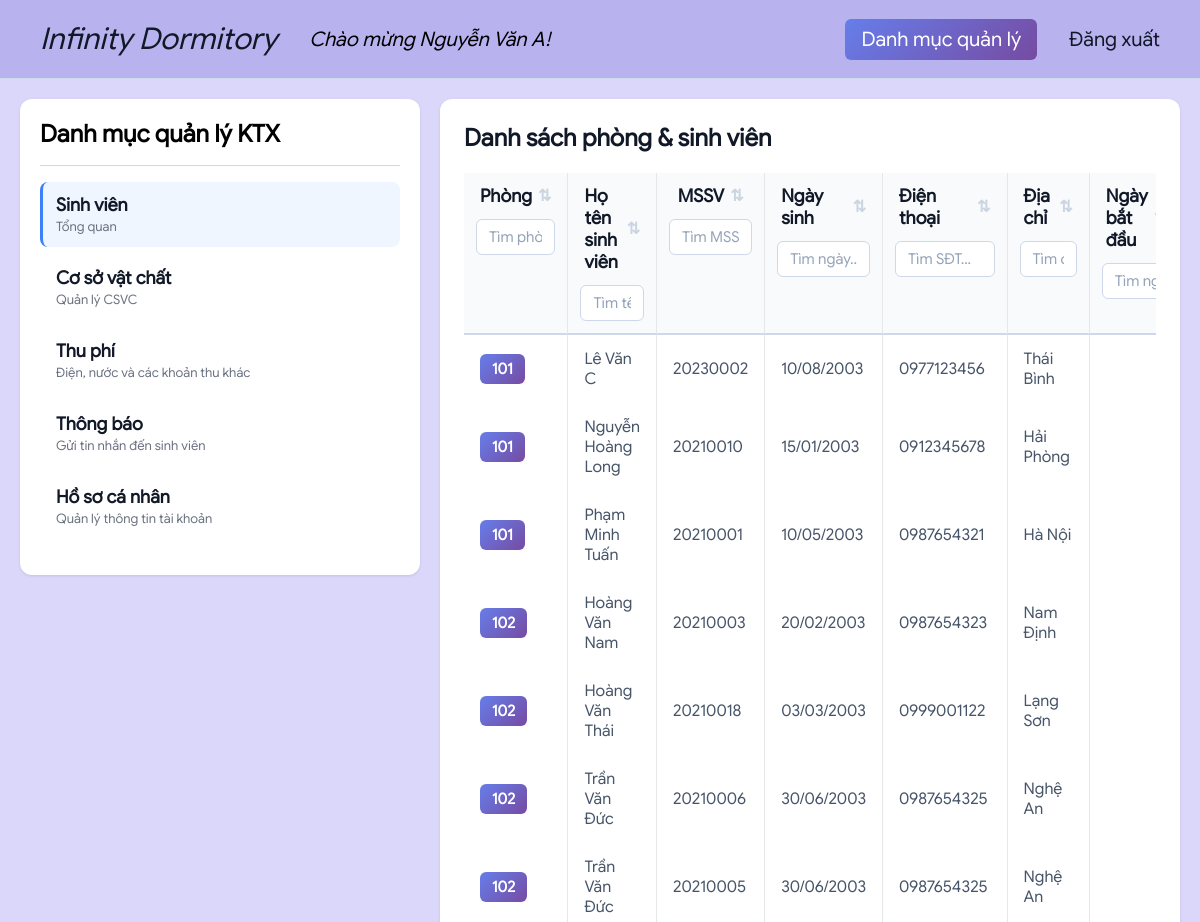
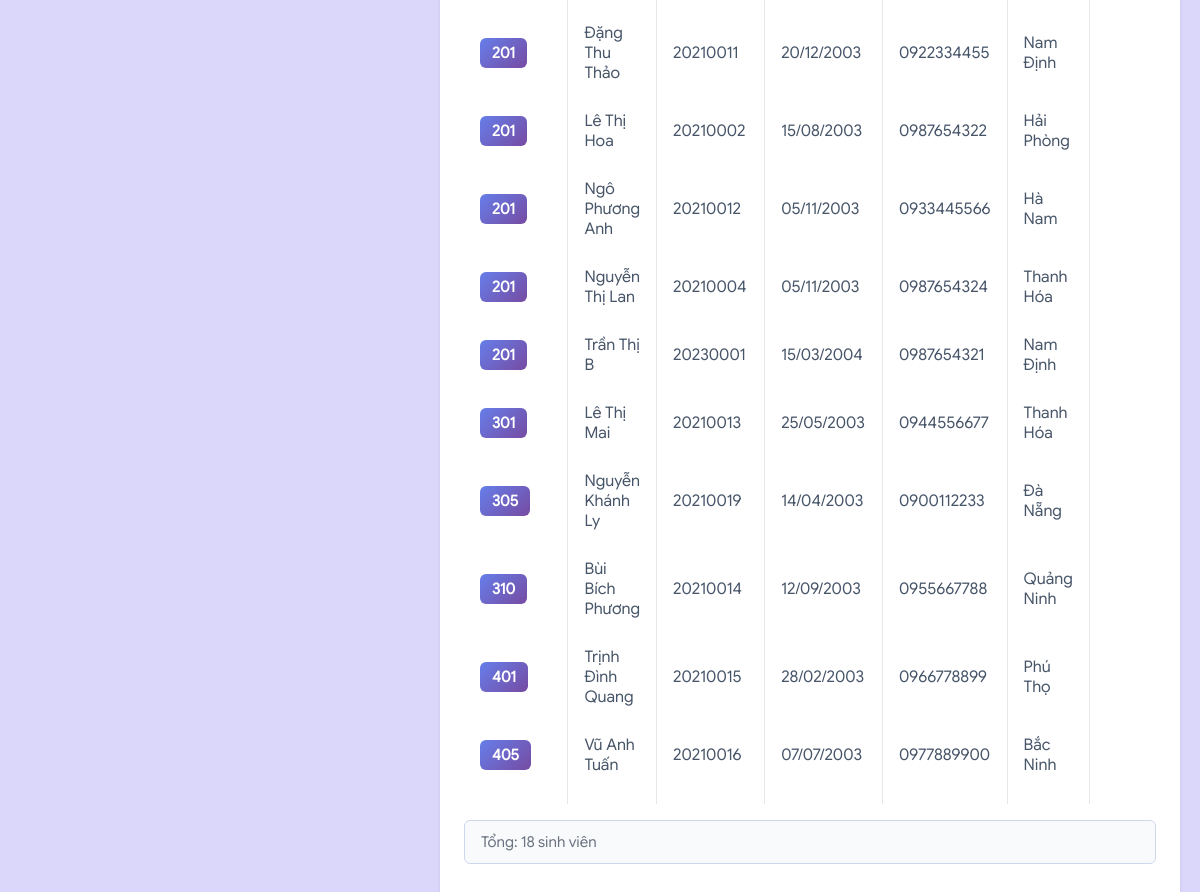
The page /manager/dashboard.php?view=students (signed in) on the database its author committed (2 pictures, top to bottom).
### tables this page shows
CREATE TABLE STUDENT
(
    STD_ID VARCHAR(20) NOT NULL PRIMARY KEY,
    STD_NAME VARCHAR(100) NOT NULL,
    STD_DOB DATETIME NOT NULL,
    STD_GD VARCHAR(10) NOT NULL,
    STD_PHONE VARCHAR(20),
    STD_ADR VARCHAR(200) NOT NULL,
    STARTDATE DATETIME,
    ENDDATE DATETIME,
    STD_IMG VARCHAR(255),
    USER_ID INT NOT NULL,
    BLOCK_ID VARCHAR(10),
    ROOM_ID VARCHAR(10),
    FOREIGN KEY (BLOCK_ID, ROOM_ID) REFERENCES ROOM(BLOCK_ID, ROOM_ID),
    FOREIGN KEY (USER_ID) REFERENCES USERS(USER_ID),
    FOREIGN KEY (BLOCK_ID) REFERENCES BLOCK(BLOCK_ID)
);

CREATE TABLE ROOM
(
    ROOM_ID VARCHAR(10),
    GENDER VARCHAR(10),
    CAPACITY INT,
    OCCUPIED INT NOT NULL DEFAULT 0,
    BLOCK_ID VARCHAR(10),
    FOREIGN KEY (BLOCK_ID) REFERENCES BLOCK(BLOCK_ID),
    PRIMARY KEY (BLOCK_ID, ROOM_ID)
);

### manager/views/students.php (the view, shortened to what this page needs)
<?php
require_once '../database_connection.php';
$students = [];
$managerBlock = $_SESSION['block'];
try
{
    if ($conn) {
        mysqli_set_charset($conn, "utf8mb4");
        $studentQuery = "SELECT s.*, r.ROOM_ID, r.BLOCK_ID
                         FROM STUDENT s
                         INNER JOIN ROOM r ON r.ROOM_ID = s.ROOM_ID
                         WHERE r.BLOCK_ID = ?
                         ORDER BY r.ROOM_ID, s.STD_NAME";
        $stmt = mysqli_prepare($conn, $studentQuery);
        mysqli_stmt_bind_param($stmt, "s", $managerBlock);
        mysqli_stmt_execute($stmt);
        $result = mysqli_stmt_get_result($stmt);
        if ($result) {
            while ($row = mysqli_fetch_assoc($result)) {
                $students[] = $row;
            }
        }
    }
}
catch (Exception $e) {
  $studentError = $e->getMessage();
}
?>
<?php if (isset($studentError)): ?>
  <div class="alert alert-error">Lỗi: <?= htmlspecialchars($studentError) ?></div>
<?php elseif (empty($students)): ?>
  <div class="alert alert-info">Chưa có sinh viên nào trong hệ thống.</div>
<?php else: ?>
  <h2>Danh sách phòng & sinh viên</h2>
  <div class="student-table-wrapper">
    <table class="table student-table" id="studentTable">
      <thead>
        <tr>
          <th style="width: 100px">
            <div class="th-content" data-col="0">
              <span>Phòng</span>
              <span class="sort-icon">⇅</span>
            </div>
            <input type="text" class="col-search" data-col="0" placeholder="Tìm phòng...">
          </th>
          <th style="width: 300px">
            <div class="th-content" data-col="1">
              <span>Họ tên sinh viên</span>
              <span class="sort-icon">⇅</span>
            </div>
            <input type="text" class="col-search" data-col="1" placeholder="Tìm tên...">
          </th>
          <th style="width: 120px">
            <div class="th-content" data-col="2">
              <span>MSSV</span>
              <span class="sort-icon">⇅</span>
            </div>
            <input type="text" class="col-search" data-col="2" placeholder="Tìm MSSV...">
          </th>
          <th style="width: 150px">
            <div class="th-content" data-col="3">
              <span>Ngày sinh</span>
              <span class="sort-icon">⇅</span>
            </div>
            <input type="text" class="col-search" data-col="3" placeholder="Tìm ngày...">
          </th>
          <th style="width: 150px">
            <div class="th-content" data-col="4">
              <span>Điện thoại</span>
              <span class="sort-icon">⇅</span>
            </div>
            <input type="text" class="col-search" data-col="4" placeholder="Tìm SĐT...">
          </th>
          <th>
            <div class="th-content" data-col="5">
              <span>Địa chỉ</span>
              <span class="sort-icon">⇅</span>
            </div>
            <input type="text" class="col-search" data-col="5" placeholder="Tìm địa chỉ...">
          </th>
          <th style="width: 120px">
            <div class="th-content" data-col="6">
              <span>Ngày bắt đầu</span>
              <span class="sort-icon">⇅</span>
            </div>
            <input type="text" class="col-search" data-col="6" placeholder="Tìm ngày...">
          </th>
        </tr>
      </thead>
      <tbody>
        <?php foreach ($students as $s): ?>
        <tr class="student-row"
            data-id="<?= htmlspecialchars($s['STD_ID']) ?>"
            data-room="<?= htmlspecialchars($s['ROOM_ID']) ?>"
            style="cursor: pointer;">
          <td><span class="room-badge"><?= htmlspecialchars($s['ROOM_ID']) ?></span></td>
          <td><?= htmlspecialchars($s['STD_NAME']) ?></td>
          <td><?= htmlspecialchars($s['STD_ID']) ?></td>
          <td><?= date('d/m/Y', strtotime($s['STD_DOB'])) ?></td>
          <td><?= htmlspecialchars($s['STD_PHONE']) ?></td>
          <td><?= htmlspecialchars($s['STD_ADR']) ?></td>
          <td><?= htmlspecialchars($s['STARTDATE']) ?></td>
        </tr>
        <?php endforeach; ?>
      </tbody>
    </table>
  </div>
  <div class="table-info">Tổng: <?= count($students) ?> sinh viên</div>
<?php endif; ?>

### css/public.css (style rules this page uses)
:root { --cl: linear-gradient(135deg, #667eea 0%, #764ba2 100%); --hov: linear-gradient(135deg,rgba(77, 102, 214, 1) 0%, rgba(100, 52, 148, 1) 100%); --primary: #3b82f6; --primary-dark: #2563eb; --danger: #ef4444; --danger-dark: #991100; --success: #10b981; --bg-gray: #f7f9fc; --border: #ced8ea; --text: #111827; --text-muted: #6b7280; }
* { box-sizing: border-box; margin: 0; padding: 0; }
body { font-family: 'Google Sans', sans-serif; }
input { font-family: 'Google Sans'; }
.content-area h2 { font-weight: 700; margin-bottom: 20px; color: var(--text); }
table { width: 100%; border-collapse: collapse; background: white; border-radius: 8px; box-shadow: 0 1px 3px rgba(0, 0, 0, 0.1); }
table th { background: #f9fafb; padding: 12px; text-align: left; font-weight: 600; font-size: 14px; color: var(--text); border-bottom: 2px solid var(--border); }

### manager/css/students.css (style rules this page uses)
.student-table-wrapper { max-height: 70vh; overflow-y: auto; position: relative; }
.student-table thead th { position: sticky; top: 0; z-index: 100; background-color: #f8fafc; border-bottom: 2px solid var(--border); }
.student-table { border-collapse: separate; border-spacing: 0; }
.student-table th, .student-table td { border-right: 1px solid #e5e7eb; }
.student-table th:last-child, .student-table td:last-child { border-right: none; }
.student-table th { background: #f8fafc; padding: 0; border-bottom: 2px solid var(--border); vertical-align: top; }
.student-table th .th-content { display: flex; align-items: center; justify-content: center; padding: 12px 16px; cursor: pointer; user-select: none; transition: background 0.2s; font-weight: 600; font-size: 18px; color: var(--text); }
.student-table .sort-icon { color: #cbd5e1; font-size: 16px; margin-left: 6px; transition: color 0.2s; }
.student-table .col-search { width: calc(100% - 24px); margin: 0 12px 12px; padding: 8px 12px; border: 1px solid var(--border); border-radius: 6px; font-size: 15px; transition: all 0.2s; }
.student-table .col-search::placeholder { color: #94a3b8; }
.student-table tbody tr { border-bottom: 1px solid #f1f5f9; transition: background 0.15s; }
.student-table tbody td { padding: 14px 16px; color: #475569; font-size: 16px; }
.room-badge { display: inline-block; padding: 6px 12px; background: linear-gradient(135deg, #667eea 0%, #764ba2 100%); color: white; border-radius: 6px; font-weight: 600; font-size: 15px; }
.table-info { margin-top: 16px; padding: 12px 16px; background: #f8fafc; border-radius: 6px; color: var(--text-muted); font-size: 15px; border: 1px solid var(--border); }

### rows shown on the page
student: room.ROOM_ID "101", STD_NAME "Lê Văn C", STD_ID "20230002", STD_DOB "10/08/2003", STD_PHONE "0977123456", STD_ADR "Thái Bình"
student: room.ROOM_ID "101", STD_NAME "Nguyễn Hoàng Long", STD_ID "20210010", STD_DOB "15/01/2003", STD_PHONE "0912345678", STD_ADR "Hải Phòng"
student: room.ROOM_ID "101", STD_NAME "Phạm Minh Tuấn", STD_ID "20210001", STD_DOB "10/05/2003", STD_PHONE "0987654321", STD_ADR "Hà Nội"
student: room.ROOM_ID "102", STD_NAME "Hoàng Văn Nam", STD_ID "20210003", STD_DOB "20/02/2003", STD_PHONE "0987654323", STD_ADR "Nam Định"
student: room.ROOM_ID "102", STD_NAME "Hoàng Văn Thái", STD_ID "20210018", STD_DOB "03/03/2003", STD_PHONE "0999001122", STD_ADR "Lạng Sơn"
student: room.ROOM_ID "102", STD_NAME "Trần Văn Đức", STD_ID "20210006", STD_DOB "30/06/2003", STD_PHONE "0987654325", STD_ADR "Nghệ An"
student: room.ROOM_ID "102", STD_NAME "Trần Văn Đức", STD_ID "20210005", STD_DOB "30/06/2003", STD_PHONE "0987654325", STD_ADR "Nghệ An"
student: room.ROOM_ID "201", STD_NAME "Đặng Thu Thảo", STD_ID "20210011", STD_DOB "20/12/2003", STD_PHONE "0922334455", STD_ADR "Nam Định"
student: room.ROOM_ID "201", STD_NAME "Lê Thị Hoa", STD_ID "20210002", STD_DOB "15/08/2003", STD_PHONE "0987654322", STD_ADR "Hải Phòng"
student: room.ROOM_ID "201", STD_NAME "Ngô Phương Anh", STD_ID "20210012", STD_DOB "05/11/2003", STD_PHONE "0933445566", STD_ADR "Hà Nam"
student: room.ROOM_ID "201", STD_NAME "Nguyễn Thị Lan", STD_ID "20210004", STD_DOB "05/11/2003", STD_PHONE "0987654324", STD_ADR "Thanh Hóa"
student: room.ROOM_ID "201", STD_NAME "Trần Thị B", STD_ID "20230001", STD_DOB "15/03/2004", STD_PHONE "0987654321", STD_ADR "Nam Định"
student: room.ROOM_ID "301", STD_NAME "Lê Thị Mai", STD_ID "20210013", STD_DOB "25/05/2003", STD_PHONE "0944556677", STD_ADR "Thanh Hóa"
student: room.ROOM_ID "305", STD_NAME "Nguyễn Khánh Ly", STD_ID "20210019", STD_DOB "14/04/2003", STD_PHONE "0900112233", STD_ADR "Đà Nẵng"
student: room.ROOM_ID "310", STD_NAME "Bùi Bích Phương", STD_ID "20210014", STD_DOB "12/09/2003", STD_PHONE "0955667788", STD_ADR "Quảng Ninh"
student: room.ROOM_ID "401", STD_NAME "Trịnh Đình Quang", STD_ID "20210015", STD_DOB "28/02/2003", STD_PHONE "0966778899", STD_ADR "Phú Thọ"
student: room.ROOM_ID "405", STD_NAME "Vũ Anh Tuấn", STD_ID "20210016", STD_DOB "07/07/2003", STD_PHONE "0977889900", STD_ADR "Bắc Ninh"

### other values the page prints
$_SESSION['name'] "Nguyễn Văn A"
$item['title'] "Sinh viên"
$item['desc'] "Tổng quan"
$item['title'] "Cơ sở vật chất"
$item['desc'] "Quản lý CSVC"
$item['title'] "Thu phí"
$item['desc'] "Điện, nước và các khoản thu khác"
$item['title'] "Thông báo"
$item['desc'] "Gửi tin nhắn đến sinh viên"
$item['title'] "Hồ sơ cá nhân"
$item['desc'] "Quản lý thông tin tài khoản"
count($students) "18"
